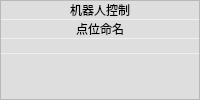
                  <widget class="QFrame" name="frame_6">
                   <property name="sizePolicy">
                    <sizepolicy hsizetype="Expanding" vsizetype="Preferred">
                     <horstretch>1</horstretch>
                     <verstretch>0</verstretch>
                    </sizepolicy>
                   </property>
                   <property name="maximumSize">
                    <size>
                     <width>16777215</width>
                     <height>16777215</height>
                    </size>
                   </property>
                   <property name="styleSheet">
                    <string notr="true">#frame_6{
	background-color: rgb(222, 222, 222);

}
QPushButton{
	background-color: rgb(222, 222, 222);
	border:none;
	color: rgb(0, 0, 0);
	font: 14pt &quot;幼圆&quot;;
}
</string>
                   </property>
                   <property name="frameShape">
                    <enum>QFrame::StyledPanel</enum>
                   </property>
                   <property name="frameShadow">
                    <enum>QFrame::Raised</enum>
                   </property>
                   <layout class="QVBoxLayout" name="verticalLayout_2">
                    <property name="spacing">
                     <number>1</number>
                    </property>
                    <property name="leftMargin">
                     <number>0</number>
                    </property>
                    <property name="topMargin">
                     <number>0</number>
                    </property>
                    <property name="rightMargin">
                     <number>0</number>
                    </property>
                    <property name="bottomMargin">
                     <number>0</number>
                    </property>
                    <item>
                     <widget class="QPushButton" name="pushButton_5">
                      <property name="sizePolicy">
                       <sizepolicy hsizetype="Minimum" vsizetype="Expanding">
                        <horstretch>0</horstretch>
                        <verstretch>1</verstretch>
                       </sizepolicy>
                      </property>
                      <property name="styleSheet">
                       <string notr="true">QPushButton:hover{
	
	background-color: rgb(209, 209, 209);
}</string>
                      </property>
                      <property name="text">
                       <string>机器人控制</string>
                      </property>
                     </widget>
                    </item>
                    <item>
                     <widget class="QPushButton" name="pushButton_6">
                      <property name="sizePolicy">
                       <sizepolicy hsizetype="Minimum" vsizetype="Expanding">
                        <horstretch>0</horstretch>
                        <verstretch>1</verstretch>
                       </sizepolicy>
                      </property>
                      <property name="styleSheet">
                       <string notr="true">QPushButton:hover{
	
	background-color: rgb(209, 209, 209);
}</string>
                      </property>
                      <property name="text">
                       <string>点位命名</string>
                      </property>
                     </widget>
                    </item>
                    <item>
                     <widget class="QPushButton" name="pushButton_7">
                      <property name="sizePolicy">
                       <sizepolicy hsizetype="Minimum" vsizetype="Expanding">
                        <horstretch>0</horstretch>
                        <verstretch>1</verstretch>
                       </sizepolicy>
                      </property>
                      <property name="text">
                       <string/>
                      </property>
                     </widget>
                    </item>
                    <item>
                     <widget class="QPushButton" name="pushButton_2">
                      <property name="sizePolicy">
                       <sizepolicy hsizetype="Minimum" vsizetype="Expanding">
                        <horstretch>0</horstretch>
                        <verstretch>5</verstretch>
                       </sizepolicy>
                      </property>
                      <property name="text">
                       <string/>
                      </property>
                     </widget>
                    </item>
                   </layout>
                  </widget>
